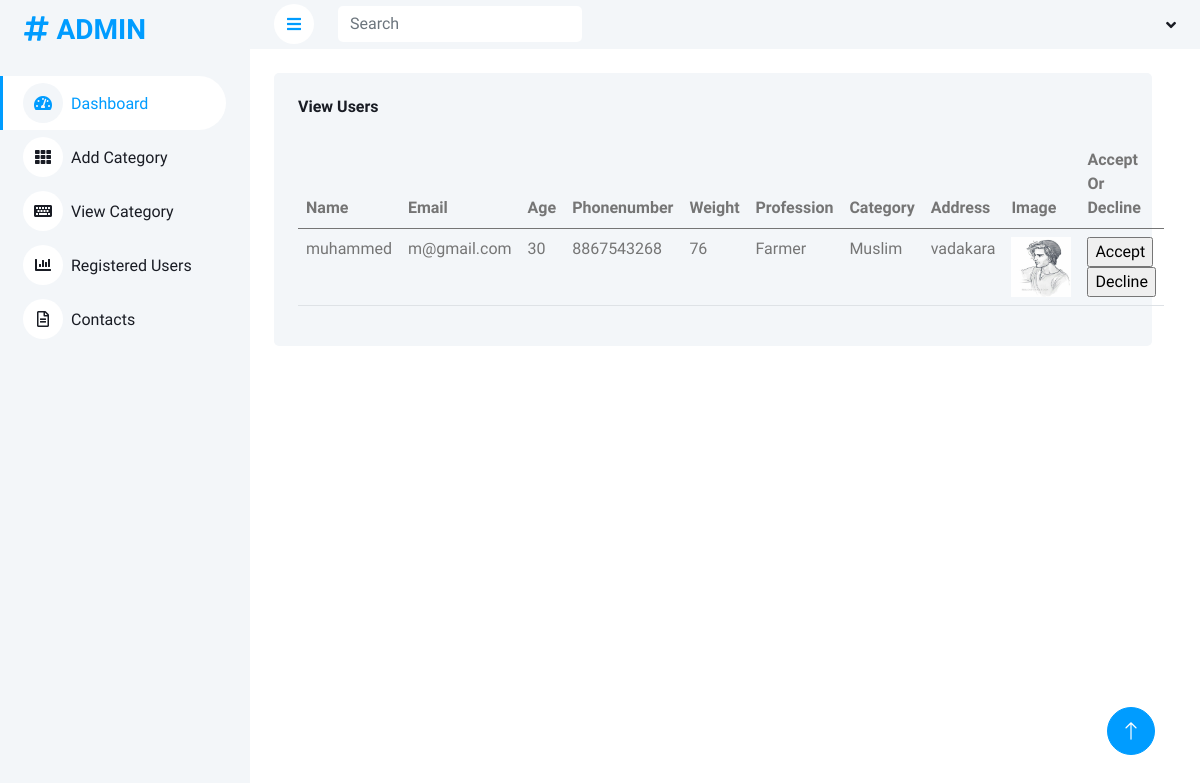
/viewreg, run on the app's committed database.
### userapp/models.py (models this page shows)
class Regidb(models.Model):
    xyz=models.ImageField(upload_to='media', null=True,blank=False)
    uname=models.CharField(max_length=100,null=True,blank=False)
    email=models.CharField(max_length=100,null=True,blank=False)
    upassword=models.CharField(max_length=100,null=True,blank=False)
    age =models.IntegerField(null=True,blank=False)
    gender=models.CharField(max_length=100, null=True,blank=False)
    phonenumber=models.IntegerField(null=True,blank=False)
    weight=models.IntegerField(null=True,blank=False,validators=[alphaneumeric])
    profession=models.CharField(max_length=100,null=True,blank=False)
    category=models.CharField(max_length=100,null=True,blank=False)
    address=models.CharField(max_length=100,null=True,blank=False)
    status=models.IntegerField(null=True,blank=False)
    active=models.IntegerField(null=True,blank=False)

### adminapp/views.py (the view)
# urls.py: path('viewreg',views.viewreg,name='viewreg'),
def viewreg(request):
    obj=Regidb.objects.filter(status=0)
    return render(request,'view_reg.html',{'obj':obj})

### adminapp/templates/view_reg.html (shortened to what this page needs)
{% extends 'index.html' %}
                  {% block content %}
            <div class="container-fluid pt-4 px-4">
                <div class="row g-4">
                    <div class="col-sm-12 col-xl-6">
                        <div class="bg-light rounded h-100 p-4" style="width: 200%;">
                            <h6 class="mb-4">View Users</h6>
                            <table class="table">
                                <thead>
                                    <tr>
                                        <th scope="col"> Name</th>
                                        <th scope="col"> Email</th>
                                        <th scope="col"> Age</th>
                                        <th scope="col"> Phonenumber</th>
                                        <th scope="col"> Weight</th>
                                        <th scope="col"> Profession</th>
                                        <th scope="col"> Category</th>
                                        <th scope="col"> Address</th>
                                        <th scope="col"> Image</th>
                                        <th scope="col"> Accept Or Decline</th>
                                    </tr>
                                </thead>
                                <tbody>
                                    {% for i in obj %}
                                    <tr>
                                       <td>{{i.uname}}</td>
                                       <td>{{i.email}}</td>
                                       <td>{{i.age}}</td>
                                       <td>{{i.phonenumber}}</td>
                                       <td>{{i.weight}}</td>
                                       <td>{{i.profession}}</td>
                                       <td>{{i.category}}</td>
                                       <td style="white-space: pre-wrap;word-wrap: break-word;" >{{i.address}}</td>
                                       <td><img src="{{i.xyz.url}}" style="width: 60px; height: 60px;"></td>
                                       <td><a href="{% url 'accept' id=i.id %}"><input type="submit" value="Accept"></a>
                                       <a href="{% url 'decline' id=i.id %}"><input type="button" value="Decline"></td></tr>
                                       {% endfor %}
                                </tbody>
                            </table>
                        </div>
                    </div>
            {% endblock %}

### adminapp/static/abc/css/style.css (style rules this page uses)
:root { --primary: #009CFF; --light: #F3F6F9; --dark: #191C24; }

### data on the page
Regidb: uname "muhammed", email "m@gmail.com", age "30", phonenumber "8867543268", weight "76", profession "Farmer", category "Muslim", address "vadakara", xyz (picture)
